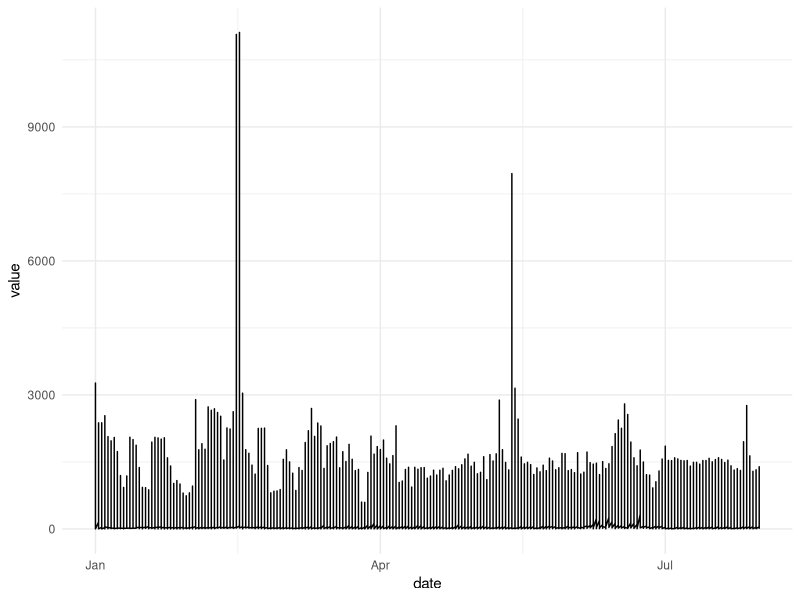
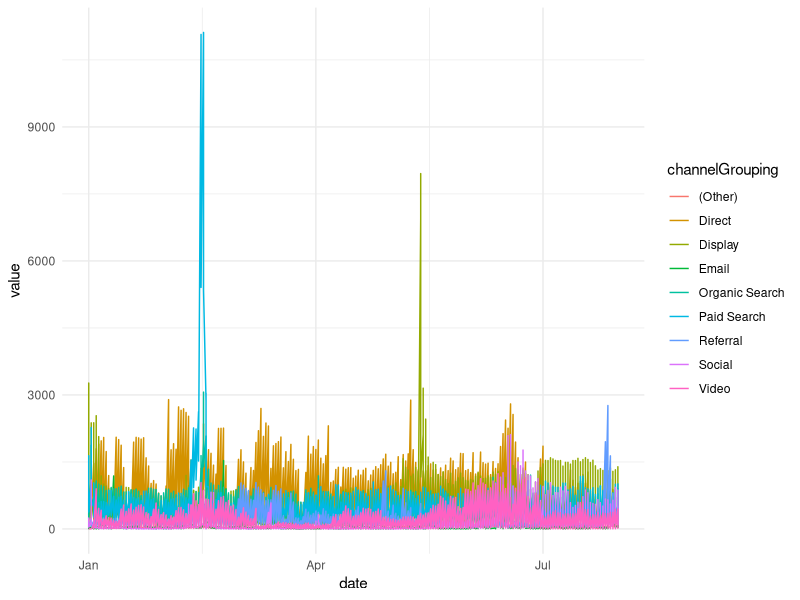
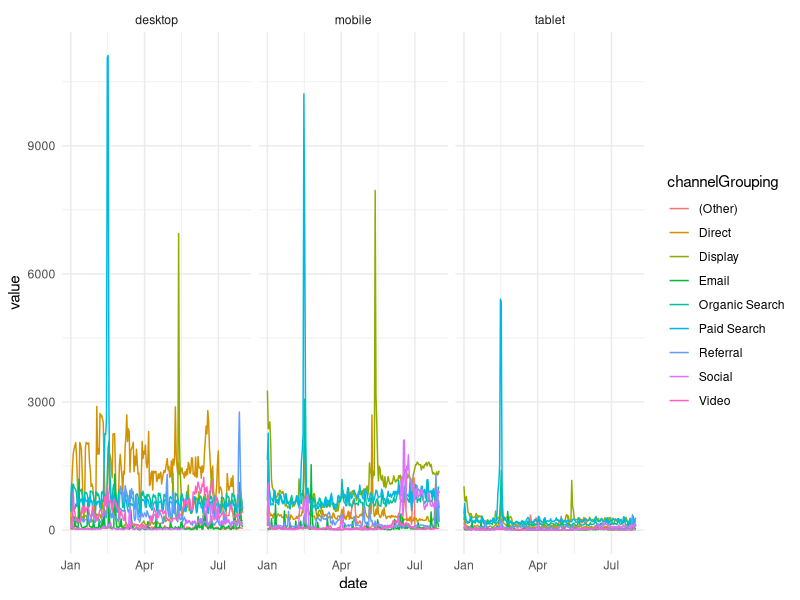
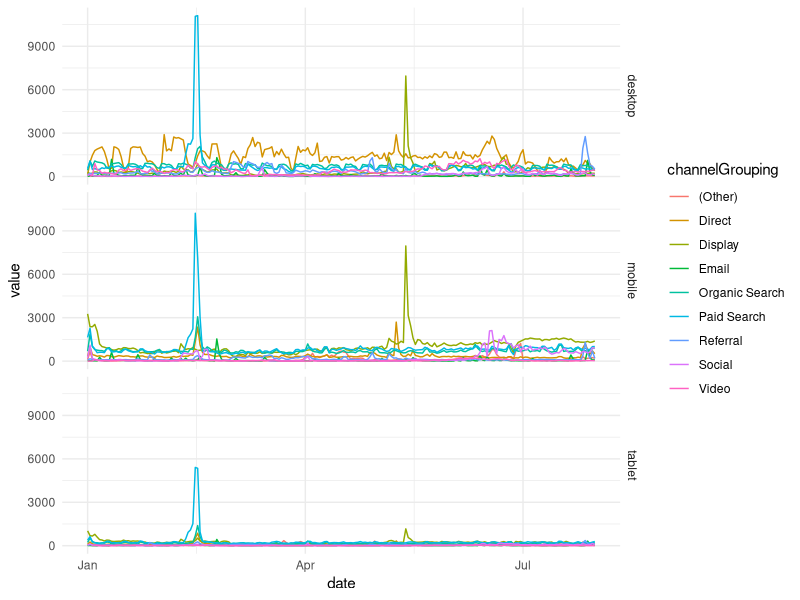
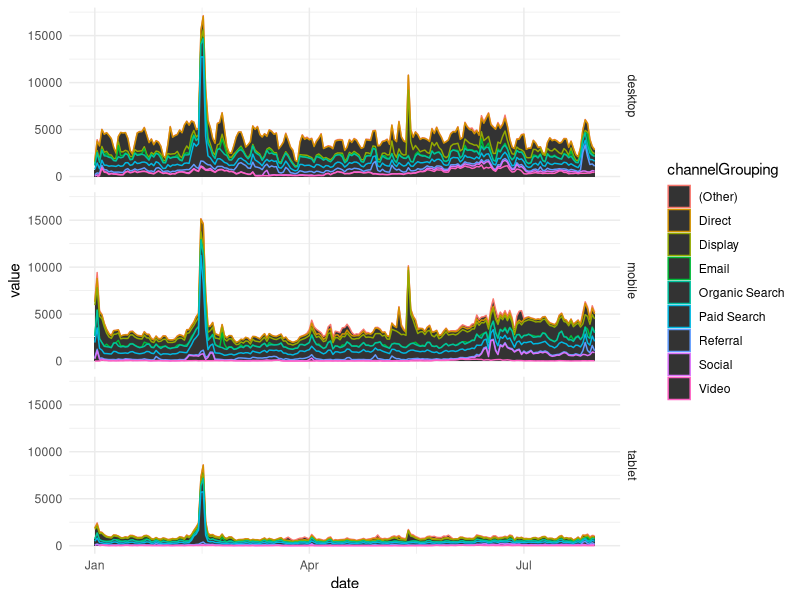
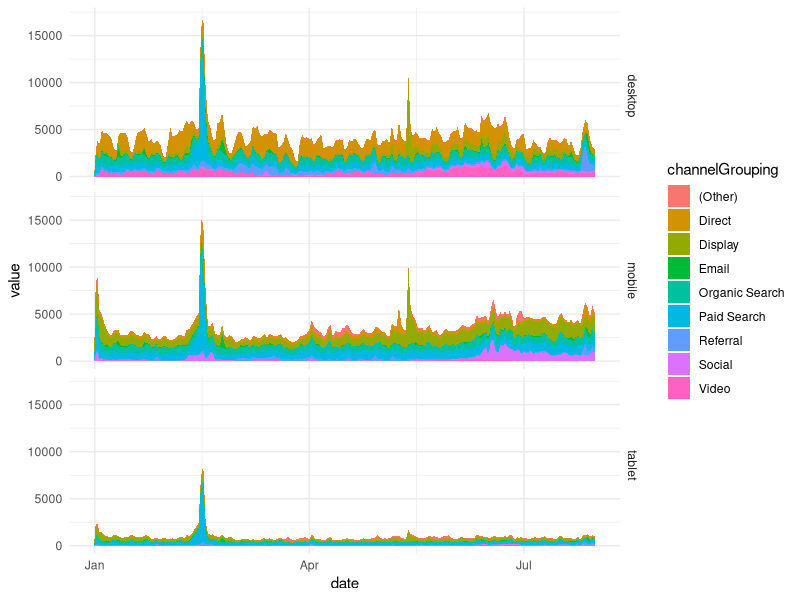
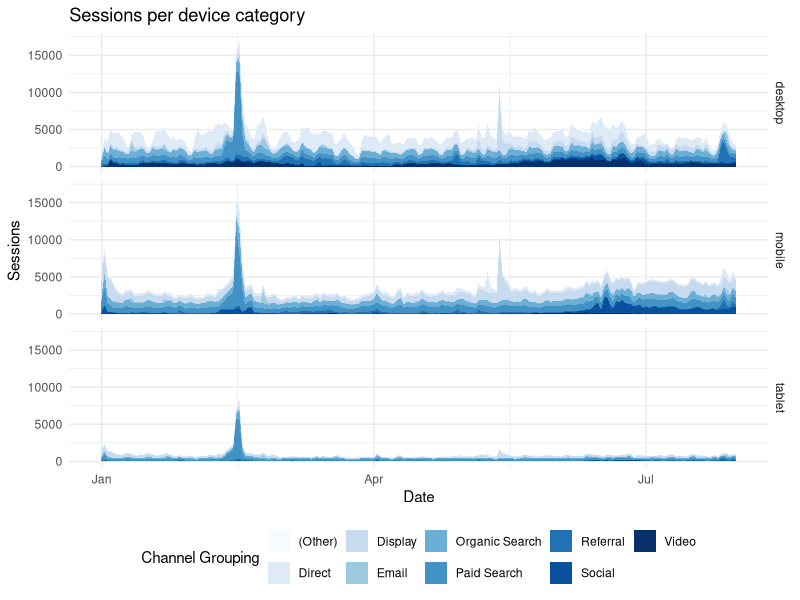
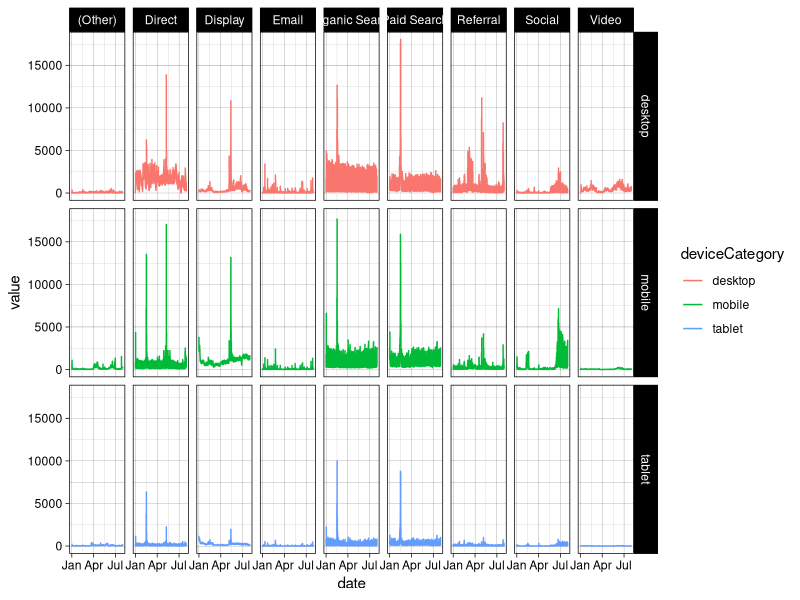

These charts were generated, in order, by the following R code:
## ---- chunk 1
library(knitr) # used for kable that makes nice RMarkdown tables
web_data <- read.csv("./data/gadata_example_2.csv", stringsAsFactors = FALSE)
## ---- chunk 2
kable(head(web_data))
## ---- chunk 3
## We can use the newer tidyr() package the gather() function to tidy up the data
library(tidyr)
library(dplyr)

## call the key column 'variable' and the value colum 'value' and 
## gather all variables apart from date, channelGrouping and deviceCategory
web_data_tidy <- web_data %>% 
  select(-X) %>%   ## get rid of column X
  gather(variable, value, -date, -channelGrouping, -deviceCategory)
head(web_data_tidy)
## ---- chunk 4
web_data %>% filter(date == "2016-01-01", channelGrouping == "(Other)", deviceCategory=="desktop")
web_data_tidy %>% filter(date == "2016-01-01", channelGrouping == "(Other)", deviceCategory=="desktop")
## ---- chunk 5
str(web_data_tidy)

web_data_tidy$date <- as.Date(web_data_tidy$date)

## we will only look at sessions
library(dplyr)
plot_data <- web_data_tidy %>% filter(variable == "sessions")

## ---- chunk 6
library(ggplot2)
## I don't know why, but I always call them gg, as do many other folks!
gg <- ggplot(data = plot_data, aes(x = date, y = value)) + theme_minimal()
## ---- chunk 7
## Let's make some line plots
gg + geom_line()

## Hmm, too much data in there, let's colour by the channelGroupings
gg + geom_line(aes(colour = channelGrouping))

## We have desktop, mobile and tablet all in there, let's separate them out as "facets."
## We haven't discussed facets so far here, but, hopefully, it makes some sense what is
## happening. We're just defining which dimensions to use for the rows (none, in this case,
## as signified by the ".") and columns (deviceCategory in this case). Check ?facet_grid()
## for details!
gg + geom_line(aes(colour = channelGrouping)) + facet_grid(. ~ deviceCategory)

## I prefer it one over the other. See how this just swaps the row and column definitions
## in facet_grid()?
gg + geom_line(aes(colour = channelGrouping)) + facet_grid(deviceCategory ~ .)

## Let's try an area plot -- just changing the geom that we're using!
gg + geom_area(aes(colour = channelGrouping, group = channelGrouping)) + facet_grid(deviceCategory ~ .)

## Ahh, area plots colour by scale 'fill' rather than scale 'colour' (see ?geom_area)
gg + geom_area(aes(fill = channelGrouping, group = channelGrouping)) + facet_grid(deviceCategory ~ .)

## Okay, let's keep that for now
gg <- gg + geom_area(aes(group = channelGrouping, fill = channelGrouping)) + facet_grid(deviceCategory ~ .)
## ---- chunk 8
## Make the colours nicer
gg <- gg + scale_fill_brewer(palette = "Blues")
## Add a title
gg <- gg + ggtitle("Sessions per device category")
## Rename the x and y axis
gg <- gg + xlab("Date") + ylab("Sessions")
## Change the legend title
gg <- gg + guides(fill = guide_legend(title = "Channel Grouping"))
## Put the legend at the bottom
gg <- gg + theme(legend.position = "bottom")
## Print the final plot
gg
## ---- chunk 9

gg <- ggplot(data = web_data_tidy, aes(x= date, y = value)) + theme_linedraw()
gg <- gg + geom_line(aes(color = deviceCategory))
gg <- gg + facet_grid(deviceCategory ~ channelGrouping) 
gg
## ---- chunk 10
gg <- ggplot(data = web_data_tidy) + theme_bw()
gg <- gg + scale_fill_brewer(palette = "Blues")
gg + geom_col(aes(x = channelGrouping, fill = deviceCategory, y = value), position = "dodge")

